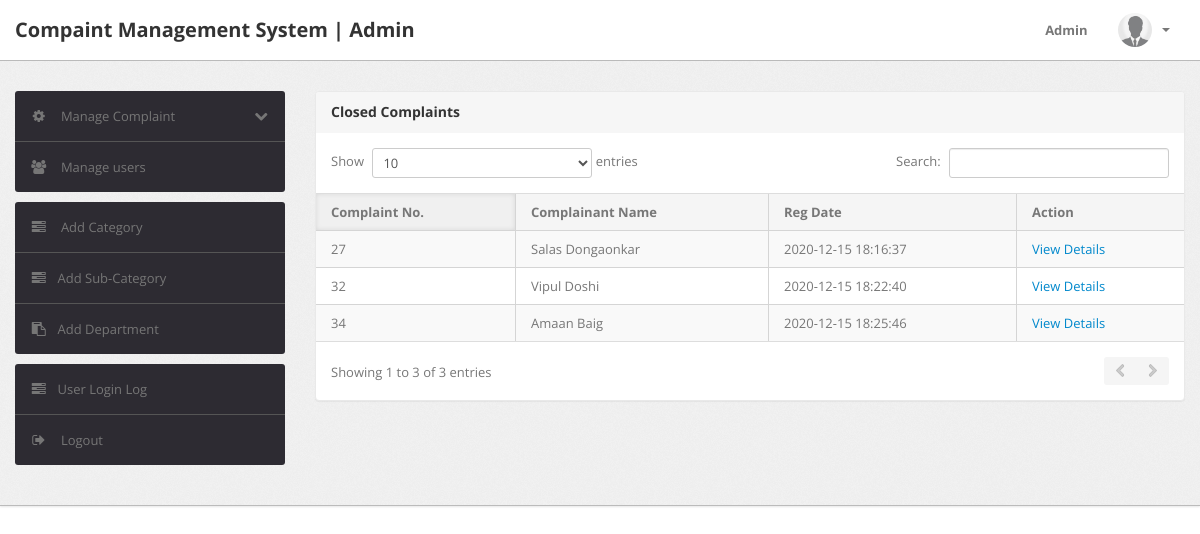
Screenshot of /inprocess-complaint.php (signed in) with the database file from the repository.
### tables this page shows
CREATE TABLE `tblcomplaints` (
  `complaintNumber` int(11) NOT NULL,
  `userId` int(11) DEFAULT NULL,
  `category` int(11) DEFAULT NULL,
  `subcategory` varchar(255) DEFAULT NULL,
  `department` varchar(255) DEFAULT NULL,
  `noc` varchar(255) DEFAULT NULL,
  `complaintDetails` mediumtext DEFAULT NULL,
  `regDate` timestamp NULL DEFAULT current_timestamp(),
  `status` varchar(50) DEFAULT NULL,
  `lastUpdationDate` timestamp NULL DEFAULT NULL ON UPDATE current_timestamp()
);

CREATE TABLE `users` (
  `id` int(11) NOT NULL,
  `fullName` varchar(255) DEFAULT NULL,
  `userEmail` varchar(255) DEFAULT NULL,
  `password` varchar(255) DEFAULT NULL,
  `contactNo` bigint(11) DEFAULT NULL,
  `address` tinytext DEFAULT NULL,
  `Department` varchar(255) DEFAULT NULL,
  `country` varchar(255) DEFAULT NULL,
  `pincode` int(6) DEFAULT NULL,
  `userImage` varchar(255) DEFAULT NULL,
  `regDate` timestamp NOT NULL DEFAULT current_timestamp(),
  `updationDate` timestamp NULL DEFAULT '0000-00-00 00:00:00' ON UPDATE current_timestamp(),
  `status` int(1) DEFAULT NULL
);

### inprocess-complaint.php (the view, shortened to what this page needs)
<?php
include('include/config.php');
if(strlen($_SESSION['alogin'])==0)
{
	header('location:index.php');
}
else
{
?>
<!DOCTYPE html>
<html lang="en">
<head>
	<link type="text/css" href="bootstrap/css/bootstrap.min.css" rel="stylesheet">
	<link type="text/css" href="bootstrap/css/bootstrap-responsive.min.css" rel="stylesheet">
	<link type="text/css" href="css/theme.css" rel="stylesheet">
	<link type="text/css" href="images/icons/css/font-awesome.css" rel="stylesheet">
</head>
<body>
	<?php include('include/header.php');?>
	<div class="wrapper">
		<div class="container">
			<div class="row">
				<?php include('include/sidebar.php');?>
				<div class="span9">
					<div class="content">
						<div class="module">
							<div class="module-head">
								<h3>Closed Complaints</h3>
							</div>
							<div class="module-body table">
								<table cellpadding="0" cellspacing="0" border="0" class="datatable-1 table table-bordered table-striped	 display" >
									<thead>
										<tr>
											<th>Complaint No.</th>
											<th>Complainant Name</th>
											<th>Reg Date</th>
											<th>Action</th>
										</tr>
									</thead>
									<tbody>
										<?php
										$st='in process';
										$query=mysqli_query($con,"select tblcomplaints.*,users.fullName as name from tblcomplaints join users on users.id=tblcomplaints.userId where tblcomplaints.status='$st'");
										while($row=mysqli_fetch_array($query))
										{ ?>
											<tr>
												<td><?php echo htmlentities($row['complaintNumber']);?></td>
												<td><?php echo htmlentities($row['name']);?></td>
												<td><?php echo htmlentities($row['regDate']);?></td>
												<td>
													<a href="complaint-details.php?cid=<?php echo htmlentities($row['complaintNumber']);?>"> View Details</a>
												</td>
											</tr>
											<?php
										} ?>
									</tbody>
								</table>
							</div>
						</div>
					</div>
				</div>
			</div>
		</div>
	</div>
</body>
<?php } ?>

### css/theme.css (style rules this page uses)
body { font-size: 13px; font-family: 'Open Sans', Arial, sans-serif; background: #fff; color: #777 }
h1, h2, h3, h4, h5, h6 { color: #333; margin-top: 0 }
h3 { font-size: 20px }
.wrapper { background: url(../images/bg.png) #eee; border-bottom: 1px solid #bbb; -webkit-box-shadow: 0 1px 2px rgba(0,0,0,0.1); -moz-box-shadow: 0 1px 2px rgba(0,0,0,0.1); box-shadow: 0 1px 2px rgba(0,0,0,0.1); padding: 30px 0 }
.module { background: #fff; -webkit-border-radius: 3px; -moz-border-radius: 3px; border-radius: 3px; border: 1px solid #ccc; border-bottom-color: #bbb; -webkit-box-shadow: 0 0 1px rgba(0,0,0,0.2); -moz-box-shadow: 0 0 1px rgba(0,0,0,0.2); box-shadow: 0 0 1px rgba(0,0,0,0.2); margin-bottom: 30px }
.table { margin-bottom: 0 }
.table th, .table td { border-color: #d5d5d5!important }
.table-bordered thead:first-child tr:first-child>th:first-child, .table-bordered tbody:first-child tr:first-child>td:first-child { -webkit-border-top-left-radius: 2px; -moz-border-radius-topleft: 2px; border-top-left-radius: 2px }
.table-bordered thead:first-child tr:first-child>th:last-child, .table-bordered tbody:first-child tr:first-child>td:last-child { -webkit-border-top-right-radius: 2px; -moz-border-radius-topright: 2px; border-top-right-radius: 2px }
.table-bordered thead:last-child tr:last-child>th:first-child, .table-bordered tbody:last-child tr:last-child>td:first-child, .table-bordered tfoot:last-child tr:last-child>td:first-child { -webkit-border-bottom-left-radius: 2px; -moz-border-radius-bottomleft: 2px; border-bottom-left-radius: 2px }
.table-bordered thead:last-child tr:last-child>th:last-child, .table-bordered tbody:last-child tr:last-child>td:last-child, .table-bordered tfoot:last-child tr:last-child>td:last-child { -webkit-border-bottom-right-radius: 2px; -moz-border-radius-bottomright: 2px; border-bottom-right-radius: 2px }
.module { box-shadow: 0 0 3px rgba(0,0,0,.1); border-color: #e9e9e9; margin-bottom: 20px; background-color: #fff; border-radius: 4px; -webkit-box-shadow: 0 1px 1px rgba(0,0,0,.05); box-shadow: 0 1px 1px rgba(0,0,0,.05); }
.module-head { color: #767676; background-color: #f6f6f6; border-color: #e9e9e9; padding: 10px 15px; border-bottom: 1px solid transparent; border-top-right-radius: 3px; border-top-left-radius: 3px; }
.module-head h3 { font-size: 14px; line-height: 20px; height: 20px; margin: 0 }
.module-body { padding: 15px }
.module-body.table { padding: 15px 0 }
.module-body.table .table th, .module-body.table .table td { padding-left: 15px; padding-right: 15px }
.dataTables_wrapper table th { background: #f5f5f5; cursor: pointer }
.dataTables_wrapper table th.sorting_asc, .dataTables_wrapper table th.sorting_desc { background: #f0f0f0; -webkit-box-shadow: 0 0 5px rgba(0,0,0,0.1) inset; -moz-box-shadow: 0 0 5px rgba(0,0,0,0.1) inset; box-shadow: 0 0 5px rgba(0,0,0,0.1) inset }
.dataTables_wrapper .table-bordered { -webkit-border-radius: 0; -moz-border-radius: 0; border-radius: 0; border-left: 0; border-right: 0 }
.dataTables_wrapper .table-bordered thead tr>th:first-child, .dataTables_wrapper .table-bordered tbody tr>td:first-child, .dataTables_wrapper .table-bordered tfoot tr>td:first-child, .dataTables_wrapper .table-bordered tfoot tr>th:first-child { border-left: 0 }
.dataTables_wrapper .table-bordered thead:first-child tr:first-child>th:first-child, .dataTables_wrapper .table-bordered tbody:first-child tr:first-child>td:first-child { -webkit-border-top-left-radius: 0; -moz-border-radius-topleft: 0; border-top-left-radius: 0 }
.dataTables_wrapper .table-bordered thead:first-child tr:first-child>th:last-child, .dataTables_wrapper .table-bordered tbody:first-child tr:first-child>td:last-child { -webkit-border-top-right-radius: 0; -moz-border-radius-topright: 0; border-top-right-radius: 0 }
.dataTables_wrapper .table-bordered thead:last-child tr:last-child>th:first-child, .dataTables_wrapper .table-bordered tbody:last-child tr:last-child>td:first-child, .dataTables_wrapper .table-bordered tfoot:last-child tr:last-child>td:first-child { -webkit-border-bottom-left-radius: 0; -moz-border-radius-bottomleft: 0; border-bottom-left-radius: 0 }
.dataTables_wrapper .table-bordered thead:last-child tr:last-child>th:last-child, .dataTables_wrapper .table-bordered tbody:last-child tr:last-child>td:last-child, .dataTables_wrapper .table-bordered tfoot:last-child tr:last-child>td:last-child { -webkit-border-bottom-right-radius: 0; -moz-border-radius-bottomright: 0; border-bottom-right-radius: 0 }

### rows the page displays
tblcomplaints: complaintNumber "27", userId.fullName "Salas Dongaonkar", regDate "2020-12-15 18:16:37"
tblcomplaints: complaintNumber "32", userId.fullName "Vipul Doshi", regDate "2020-12-15 18:22:40"
tblcomplaints: complaintNumber "34", userId.fullName "Amaan Baig", regDate "2020-12-15 18:25:46"
